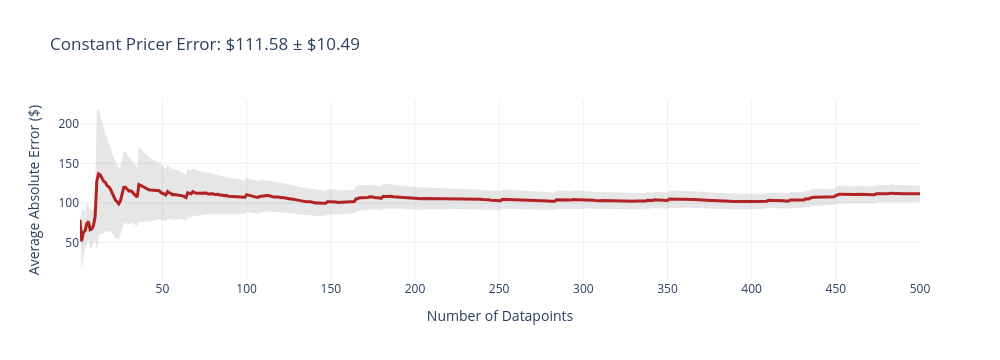
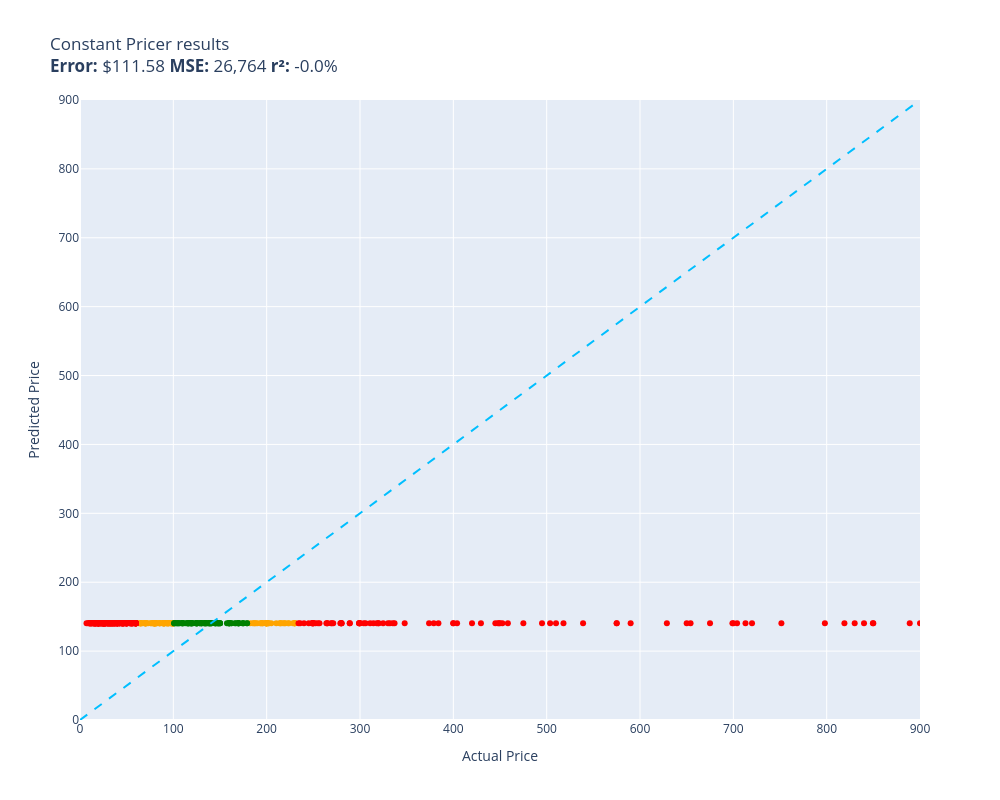

Notebook source saved alongside these figures, in order:
### Code cell
evaluate(constant_pricer, test,size=500)

### Figure 1 — Plotly figure (JSON) as saved in the notebook; plotly's stock layout.template omitted (floating-point values rounded to 4 significant figures; data arrays with more than 128 entries replaced by an {"elided": "..."} marker saying what was removed)
{"data": [{"fill": "toself", "fillcolor": "rgba(128,128,128,0.2)", "hoverinfo": "skip", "line": {"color": "rgba(255,255,255,0)"}, "name": "95% CI", "showlegend": false, "type": "scatter", "x": {"elided": "1000 int values"}, "y": {"elided": "1000 float values"}}, {"customdata": {"elided": "500x1 float values"}, "hovertemplate": "n=%{x}<br>Avg Error=$%{y:,.2f}<br>±95% CI=$%{customdata[0]:,.2f}<extra></extra>", "line": {"color": "firebrick", "width": 3}, "mode": "lines", "name": "Cumulative Avg Error", "type": "scatter", "x": {"elided": "500 int values"}, "y": {"elided": "500 float values"}}], "layout": {"height": 360, "showlegend": false, "title": {"text": "Constant Pricer Error: $111.58 ± $10.49"}, "width": 1000, "xaxis": {"title": {"text": "Number of Datapoints"}}, "yaxis": {"title": {"text": "Average Absolute Error ($)"}}}}

### Figure 2 — Plotly figure (JSON) as saved in the notebook; plotly's stock layout.template omitted (floating-point values rounded to 4 significant figures; data arrays with more than 128 entries replaced by an {"elided": "..."} marker saying what was removed)
{"data": [{"customdata": [["Old Blood Noise Excess V2 Distortion Cho...\nGuess=$140.35 Actual=$219.00"], ["EXMAX NG-10X Fresnel Lens Focusing Adapt...\nGuess=$140.35 Actual=$69.98"], ["RBC12-UPC Replacement Battery Cartridge ...\nGuess=$140.35 Actual=$229.99"], ["ACDelco GM Original Equipment FW339 Fron...\nGuess=$140.35 Actual=$215.33"], ["Panasonic KX-TG6511B DECT 6.0 PLUS Expan...\nGuess=$140.35 Actual=$79.20"], ["GJY Portable TV,10.6 inch Mini TV for AT...\nGuess=$140.35 Actual=$79.36"], ["APS iBoard 6-inch Aluminum (Black Powder...\nGuess=$140.35 Actual=$210.23"], ["HK SYSTEMS 13\" Heavy Duty Black \"Push\" O...\nGuess=$140.35 Actual=$84.95"], ["Aolemi Oil Rubbed Bronze Single Function...\nGuess=$140.35 Actual=$98.65"], ["Clementoni 39132.5 Jigsaw Puzzle 1,000 P...\nGuess=$140.35 Actual=$79.95"], ["KOMPUTERBAY 4GB 2X 2GB DDR2 1066MHz PC2-...\nGuess=$140.35 Actual=$80.34"], ["Travelpro Platinum Elite Slim Business L...\nGuess=$140.35 Actual=$213.83"], ["JRready ST6313 DT Deutsch Connector Kit,...\nGuess=$140.35 Actual=$199.68"], ["15\" Locking Shower Head Extension Arm in...\nGuess=$140.35 Actual=$79.95"], ["Dakota Alert MURS Alert Probe Sensor - M...\nGuess=$140.35 Actual=$219.99"], ["AUTOFREE LED Tail Lights Assembly Compat...\nGuess=$140.35 Actual=$201.99"], ["Evan-Fischer Front Bumper Cover Compatib...\nGuess=$140.35 Actual=$202.38"], ["Webcem Solar Shed Light Outdoor Indoor, ...\nGuess=$140.35 Actual=$77.96"], ["Festool 492370 Platin 2 S1000 Grit 6-Inc...\nGuess=$140.35 Actual=$91.00"], ["DIMARZIO 204284 DP 163FBK Blues Bucker G...\nGuess=$140.35 Actual=$89.99"], ["BESTILL Wall Mounted Shower Faucet Set, ...\nGuess=$140.35 Actual=$76.00"], ["Marvel Legends Series X-Men 6-Inch Archa...\nGuess=$140.35 Actual=$98.95"], ["ANZO USA 111207 GMC SIERRA 99-06 / YUKON...\nGuess=$140.35 Actual=$182.28"], ["Trim Kit for 2-handle Shower & Tub Valve...\nGuess=$140.35 Actual=$94.99"], ["Pioneer 2AM401-BN Two Handle Kitchen Fau...\nGuess=$140.35 Actual=$228.22"], ["4LT LUMINETTE Vanity Opal GLS BSN\nGuess=$140.35 Actual=$99.99"], ["MXR Carbon Copy Deluxe Analog Delay Guit...\nGuess=$140.35 Actual=$195.50"], ["CradlePoint Compact Broadband Router (CB...\nGuess=$140.35 Actual=$89.00"], ["Pyle Wireless Rear View Backup Camera - ...\nGuess=$140.35 Actual=$70.45"], ["Universal Power Group 12V 100Ah Sealed L...\nGuess=$140.35 Actual=$199.99"], ["Auertech Portable Washing Machine, 14lbs...\nGuess=$140.35 Actual=$98.99"], ["Amana Tool - SC587 Carbide Tipped 3-Wing...\nGuess=$140.35 Actual=$71.23"], ["ECCPP Power Steering Pump for 2009-2010 ...\nGuess=$140.35 Actual=$85.48"], ["UPR Mach 1 Chin Spoiler Fits 94-98 Musta...\nGuess=$140.35 Actual=$64.99"], ["SP Air Corporation SP-8102BU 1/4-Inch He...\nGuess=$140.35 Actual=$204.99"], ["Skullcandy Hesh Evo Bluetooth Headphones...\nGuess=$140.35 Actual=$69.99"], ["LCD Screen for Dell Inspiron 17R 17.3\" H...\nGuess=$140.35 Actual=$64.37"], ["Diversitech UC2436-3 Ultralite Condenser...\nGuess=$140.35 Actual=$80.39"], ["4 Inches Rolled Muffler Tip Catback Exha...\nGuess=$140.35 Actual=$193.88"], ["Samsung DA97-07603B Freezer Ice Maker As...\nGuess=$140.35 Actual=$93.02"], ["Intex River Run Connect Lounge (Four)\nGuess=$140.35 Actual=$94.49"], ["Blanco 230966 Valea Stainless Steel Sink...\nGuess=$140.35 Actual=$92.88"], ["KZ ZS10 Pro in Ear Monitor Headphone KZ ...\nGuess=$140.35 Actual=$66.99"], ["Fitness Center Gym Room Weight Train Dua...\nGuess=$140.35 Actual=$99.99"], ["MonMount Triple Monitor Stand Freestandi...\nGuess=$140.35 Actual=$79.99"], ["Pfister LF-529-7AYS Ainsley 1-Handle Pul...\nGuess=$140.35 Actual=$193.20"], ["AIRAID Cold Air Intake System by K&N: In...\nGuess=$140.35 Actual=$199.99"], ["16\" Tiffany Style Blue Stained Glass Art...\nGuess=$140.35 Actual=$190.00"], ["Bessie Bakes Silver Blue Reclaimed Wood ...\nGuess=$140.35 Actual=$64.99"], ["ALLOYWORKS 3 Row All Aluminum Radiator f...\nGuess=$140.35 Actual=$199.00"], ["Hawk HB799F.597 Brake Pad\nGuess=$140.35 Actual=$98.99"], ["Matalde Modern Ceiling Fan with Lights R...\nGuess=$140.35 Actual=$79.99"], ["AKDY RH0475CFL Range Hood, 30 in, Black ...\nGuess=$140.35 Actual=$199.99"], ["Sapphire Radeon HD 5450 1 GB DDR3 HDMI/D...\nGuess=$140.35 Actual=$99.99"], ["Kndko Beverage Refrigerator Cooler - Min...\nGuess=$140.35 Actual=$196.07"], ["Diplomat Excellence A2 Trim Fountain Pen...\nGuess=$140.35 Actual=$195.00"], ["Vox V847-C Wah Pedal\nGuess=$140.35 Actual=$229.99"], ["3D MAXpider Cargo Custom Fit All-Weather...\nGuess=$140.35 Actual=$81.95"], ["VGEBY1 Portal Axles, Red Metal Front Rea...\nGuess=$140.35 Actual=$90.28"], ["Pop! Star Wars: Rancor with Luke & Slave...\nGuess=$140.35 Actual=$89.99"], ["Westinghouse Lighting 7225500 Julien, Mo...\nGuess=$140.35 Actual=$187.09"], ["Palladium Empress Crystal (tm) Glass Fri...\nGuess=$140.35 Actual=$217.53"], ["NI-KDS Fuser Assembly, RM1-6405 for HP P...\nGuess=$140.35 Actual=$94.99"], ["FenchelShades.com Lampshade 6\" Top Diame...\nGuess=$140.35 Actual=$72.99"], ["InkPro Replacement Ink Cartridge PFI-300...\nGuess=$140.35 Actual=$75.99"], ["rolls, 4 A-B Box (MA252)\nGuess=$140.35 Actual=$199.00"], ["Smart Dimmer Switch with Touchscreen, OR...\nGuess=$140.35 Actual=$79.00"], ["ARPENTER 26.6\" LED Bathroom Vanity Light...\nGuess=$140.35 Actual=$89.99"], ["Plantronics W410-M Over-The-Head, Monaur...\nGuess=$140.35 Actual=$199.99"], ["AT&T Airties Air 4921 Smart Wi-Fi Extend...\nGuess=$140.35 Actual=$229.99"], ["FSYAO 20V 1/2 inch cordless impact wrenc...\nGuess=$140.35 Actual=$89.99"], ["Bestem (CBDU-696-BPN-M-F-KIT) Black Carb...\nGuess=$140.35 Actual=$214.85"], ["Emliviar 4-Light Vanity Lights Brushed N...\nGuess=$140.35 Actual=$92.99"], ["PM PERFORMOTOR Chrome Housing Clear Corn...\nGuess=$140.35 Actual=$100.00"], ["Elkay EWF3000 WaterSentry Plus Filter Sy...\nGuess=$140.35 Actual=$99.97"], ["Hudson Pro 23003 18V Lithium Ion Deflato...\nGuess=$140.35 Actual=$99.99"], ["T-Rex Racing Fender Eliminator for Suzuk...\nGuess=$140.35 Actual=$69.95"], ["6-Pack Solar Dark Brown Finish Post Deck...\nGuess=$140.35 Actual=$69.00"], ["NECA Heroes of The Storm - Series 2 Arth...\nGuess=$140.35 Actual=$80.95"], ["HUANUO Upgraded Single Monitor Arm and S...\nGuess=$140.35 Actual=$79.99"], ["KICKER 48CDF104 Comp12 10\" 300w Down Fir...\nGuess=$140.35 Actual=$223.95"], ["RAISING ELECTRONICS Rack Mount DJ 19inch...\nGuess=$140.35 Actual=$62.99"], ["Fuel Gas Pump And Sending Unit for 98-01...\nGuess=$140.35 Actual=$79.95"], ["Baldwin PSSQUCSR190 - Passage Leverset\nGuess=$140.35 Actual=$98.15"], ["DC31-00055G DC31-00055D DC31-00055H OEM ...\nGuess=$140.35 Actual=$69.99"], ["Wood Trick Parisian Carousel Music Box R...\nGuess=$140.35 Actual=$64.90"], ["OHREX N900 GPS Navigation for Truck Rv C...\nGuess=$140.35 Actual=$93.99"], ["Coolpad Tablet 10\" HD Android 10 Tablet,...\nGuess=$140.35 Actual=$99.00"], ["Steiff Classic 1920 Teddy Bear, 14\" - Fo...\nGuess=$140.35 Actual=$201.20"], ["Exotic Electric Guitar Body Blank Wood V...\nGuess=$140.35 Actual=$96.95"], ["KLIM F3 Off-Road Motorcycle Helmet ECE\nGuess=$140.35 Actual=$222.99"], ["Malibu Low Voltage Spotlight 8pk Landsca...\nGuess=$140.35 Actual=$89.79"], ["Kiven Modern Simple Wall lamp Plug in ul...\nGuess=$140.35 Actual=$69.99"], ["Kinesis Freestyle2 Keyboard for PC Kb800...\nGuess=$140.35 Actual=$89.00"], ["A29 Hardware 6 Feet Iron Cremone Bolt fo...\nGuess=$140.35 Actual=$82.00"], ["ANFERSONLIGHT 52-Inch Tropical Fan Light...\nGuess=$140.35 Actual=$229.99"], ["Polaris PRO XP, PRO R & Turbo R RZR Ride...\nGuess=$140.35 Actual=$99.00"], ["APDTY 9551371 Steering Knuckle Compatibl...\nGuess=$140.35 Actual=$199.67"], ["Yeele 20x10ft City Night Dazzling Lightn...\nGuess=$140.35 Actual=$98.99"], ["Panasonic SDR-S26 SD Camcorder (Black)\nGuess=$140.35 Actual=$89.80"], ["RYC AC Compressor and A/C Clutch AIG301 ...\nGuess=$140.35 Actual=$184.99"], ["Wet Works Imaging Customized Pyramex Ful...\nGuess=$140.35 Actual=$64.99"], ["Brock Replacement Passengers Power Side ...\nGuess=$140.35 Actual=$60.62"], ["Battalion Hanger, Bracket, Kit\nGuess=$140.35 Actual=$80.44"], ["HOUSELABELS Compatible DYMO 1744907 Ship...\nGuess=$140.35 Actual=$70.99"], ["Safavieh Lighting Collection Walden Blue...\nGuess=$140.35 Actual=$60.46"], ["Front Buckets Seats, CalTrend DuraPlus S...\nGuess=$140.35 Actual=$188.38"], ["Inchant 3 Holes Widespread Basin Faucet ...\nGuess=$140.35 Actual=$65.99"], ["Ebros Vintage Classic Old Fashioned Big ...\nGuess=$140.35 Actual=$81.99"], ["Progress Lighting P2524-30 AirPro Hugger...\nGuess=$140.35 Actual=$94.36"], ["Rich Dad CASHFLOW Board Game (New Editio...\nGuess=$140.35 Actual=$85.99"], ["Apple USB SuperDrive\nGuess=$140.35 Actual=$77.99"], ["PNY Quadro NVS 420 PCI-Express x 16 with...\nGuess=$140.35 Actual=$199.99"], ["GEARWRENCH Automotive Hand Tools Wrenche...\nGuess=$140.35 Actual=$96.99"], ["Canon 2585A001 52mm Drop-in Circular Pol...\nGuess=$140.35 Actual=$186.50"], ["BandRich BandLuxe P530 LTE Mobile Router...\nGuess=$140.35 Actual=$85.00"], ["PESLIVE CCS Adapter Tesla Supercharger C...\nGuess=$140.35 Actual=$88.13"]], "hovertemplate": "%{customdata[0]}<extra></extra>", "legendgroup": "orange", "marker": {"color": "orange", "size": 6, "symbol": "circle"}, "mode": "markers", "name": "orange", "orientation": "v", "showlegend": true, "type": "scatter", "x": [219.0, 69.98, 230.0, 215.3, 79.2, 79.36, 210.2, 84.95, 98.65, 79.95, 80.34, 213.8, 199.7, 79.95, 220.0, 202.0, 202.4, 77.96, 91.0, 89.99, 76.0, 98.95, 182.3, 94.99, 228.2, 99.99, 195.5, 89.0, 70.45, 200.0, 98.99, 71.23, 85.48, 64.99, 205.0, 69.99, 64.37, 80.39, 193.9, 93.02, 94.49, 92.88, 66.99, 99.99, 79.99, 193.2, 200.0, 190.0, 64.99, 199.0, 98.99, 79.99, 200.0, 99.99, 196.1, 195.0, 230.0, 81.95, 90.28, 89.99, 187.1, 217.5, 94.99, 72.99, 75.99, 199.0, 79.0, 89.99, 200.0, 230.0, 89.99, 214.8, 92.99, 100.0, 99.97, 99.99, 69.95, 69.0, 80.95, 79.99, 223.9, 62.99, 79.95, 98.15, 69.99, 64.9, 93.99, 99.0, 201.2, 96.95, 223.0, 89.79, 69.99, 89.0, 82.0, 230.0, 99.0, 199.7, 98.99, 89.8, 185.0, 64.99, 60.62, 80.44, 70.99, 60.46, 188.4, 65.99, 81.99, 94.36, 85.99, 77.99, 200.0, 96.99, 186.5, 85.0, 88.13], "xaxis": "x", "y": [140.3, 140.3, 140.3, 140.3, 140.3, 140.3, 140.3, 140.3, 140.3, 140.3, 140.3, 140.3, 140.3, 140.3, 140.3, 140.3, 140.3, 140.3, 140.3, 140.3, 140.3, 140.3, 140.3, 140.3, 140.3, 140.3, 140.3, 140.3, 140.3, 140.3, 140.3, 140.3, 140.3, 140.3, 140.3, 140.3, 140.3, 140.3, 140.3, 140.3, 140.3, 140.3, 140.3, 140.3, 140.3, 140.3, 140.3, 140.3, 140.3, 140.3, 140.3, 140.3, 140.3, 140.3, 140.3, 140.3, 140.3, 140.3, 140.3, 140.3, 140.3, 140.3, 140.3, 140.3, 140.3, 140.3, 140.3, 140.3, 140.3, 140.3, 140.3, 140.3, 140.3, 140.3, 140.3, 140.3, 140.3, 140.3, 140.3, 140.3, 140.3, 140.3, 140.3, 140.3, 140.3, 140.3, 140.3, 140.3, 140.3, 140.3, 140.3, 140.3, 140.3, 140.3, 140.3, 140.3, 140.3, 140.3, 140.3, 140.3, 140.3, 140.3, 140.3, 140.3, 140.3, 140.3, 140.3, 140.3, 140.3, 140.3, 140.3, 140.3, 140.3, 140.3, 140.3, 140.3, 140.3], "yaxis": "y"}, {"customdata": [["telpo Headlight Assembly Fit For 15 Camr...\nGuess=$140.35 Actual=$115.99"], ["SuppliesOutlet Compatible Toner Cartridg...\nGuess=$140.35 Actual=$144.29"], ["PEMP E65 E66 CDC Simulate Optical Fiber ...\nGuess=$140.35 Actual=$119.00"], ["Intermatic PX300 12V 300W Transformer wi...\nGuess=$140.35 Actual=$134.00"], ["CORSAIR Dominator Platinum RGB 32GB (2x1...\nGuess=$140.35 Actual=$124.00"], ["SKB iSeries 3i-13096-6KP Case for BlackM...\nGuess=$140.35 Actual=$174.99"], ["GanFindX Portable Car Hand Controls for ...\nGuess=$140.35 Actual=$159.90"], ["Scranton & Co 3 Drawer Mobile File Cabin...\nGuess=$140.35 Actual=$115.35"], ["Wenger City Upgrade Laptop Backpack with...\nGuess=$140.35 Actual=$145.42"], ["3D Tree Hole Branches 075 Stair Risers D...\nGuess=$140.35 Actual=$129.99"], ["Fjallraven, Kanken Laptop 15\" Backpack f...\nGuess=$140.35 Actual=$119.65"], ["Diversitech WG840585 Motor, (Ddb) 1/3Hp,...\nGuess=$140.35 Actual=$134.12"], ["Western Digital Enterprise RE4-GP 2TB SA...\nGuess=$140.35 Actual=$109.95"], ["PM Auto Front Right Quick Complete Strut...\nGuess=$140.35 Actual=$124.94"], ["Dell Optiplex 390 Desktop Computer i3 3....\nGuess=$140.35 Actual=$124.27"], ["Pidoko Kids Train Table, Grey with 90 Pc...\nGuess=$140.35 Actual=$119.97"], ["EMART Photography C Stand with Boom Arm,...\nGuess=$140.35 Actual=$119.99"], ["Grey Pneumatic 1311SD Impact Socket Set\nGuess=$140.35 Actual=$157.43"], ["4pc Wheel Spacers Adapters 4\" (2inch Per...\nGuess=$140.35 Actual=$116.95"], ["Urth 62mm UV, Circular Polarizing (CPL),...\nGuess=$140.35 Actual=$139.00"], ["LSI Broadcom SAS 9300-8i 8-port 12Gb/s S...\nGuess=$140.35 Actual=$118.00"], ["DuraGo 29515020 Front Hub Assembly\nGuess=$140.35 Actual=$128.34"], ["Ibanez M510OVS Acoustic Mandolin in Vint...\nGuess=$140.35 Actual=$169.99"], ["GENUINE VOLVO THERMOSTAT (3.0, 3.2) S60 ...\nGuess=$140.35 Actual=$102.85"], ["Cardone 84-58642 New HEI Electronic Dist...\nGuess=$140.35 Actual=$165.99"], ["18 Inch White Undermount Kitchen Sink - ...\nGuess=$140.35 Actual=$179.00"], ["New Replacement seat cover fits Yamaha M...\nGuess=$140.35 Actual=$138.95"], ["Evan Fischer Radiator Cooling Fan Assemb...\nGuess=$140.35 Actual=$137.34"], ["ROHL WSGUM3018WH Wire Sink Grids, White\nGuess=$140.35 Actual=$128.28"], ["ASUS VY279HE-W 27” 1080P Monitor - White...\nGuess=$140.35 Actual=$138.10"], ["KUNFINE Android Radio CarPlay & Android ...\nGuess=$140.35 Actual=$106.00"], ["StonKraft Brass Chess Board Game Set wit...\nGuess=$140.35 Actual=$140.00"], ["DuraGo BR5330 Front Vented Disc Brake Ro...\nGuess=$140.35 Actual=$101.51"], ["Vinyl Soft Top Roll-up Adjustable Truck ...\nGuess=$140.35 Actual=$148.88"], ["Targus CityGear Durable Backpack, Black,...\nGuess=$140.35 Actual=$133.43"], ["Garmin 010-12402-10 GT15M-TM Transom-Mou...\nGuess=$140.35 Actual=$138.74"], ["Xiaomi Redmi 10 2022 NFC 4G LTE (128GB +...\nGuess=$140.35 Actual=$169.99"], ["PowerMadd 13432 Cobra Clear 17.5\" Tall W...\nGuess=$140.35 Actual=$125.23"], ["Pyle Home Premium New and Improved 4 Zon...\nGuess=$140.35 Actual=$120.99"], ["Print Head Printhead for Zebra ZM400 Bar...\nGuess=$140.35 Actual=$169.99"], ["TRANSTAR 6494 Urethane Flattening Agent ...\nGuess=$140.35 Actual=$109.48"], ["Crosley CR7015A-WA Medley 3-Speed Vinyl ...\nGuess=$140.35 Actual=$130.77"], ["Milwauke Lineman's High-Leverage Ratchet...\nGuess=$140.35 Actual=$135.93"], ["Orange Amplifiers Crush12 12W 1x6 Guitar...\nGuess=$140.35 Actual=$109.00"], ["Beautost Fit for Porsche Macan 2014 2015...\nGuess=$140.35 Actual=$129.99"], ["DIBON AUTO Headlight Assembly Compatible...\nGuess=$140.35 Actual=$140.99"], ["Hellwig 983 EZ Level Helper Spring Kit\nGuess=$140.35 Actual=$174.95"], ["Airaid 450-638 Throttle Body Spacer\nGuess=$140.35 Actual=$147.99"], ["Arlen Ness 18-442 Black Big Sucker Perfo...\nGuess=$140.35 Actual=$161.95"], ["CHEYA Real Carbon Fiber Car Door Sill Sc...\nGuess=$140.35 Actual=$148.00"], ["Wireless HDMI Transmitter and Receiver W...\nGuess=$140.35 Actual=$129.99"], ["TrekPak Dividers for The Pelican 1510. I...\nGuess=$140.35 Actual=$169.00"], ["SAMSUNG SMGRF4287HARS/XAA ASSEMBLY LEVER...\nGuess=$140.35 Actual=$103.79"], ["Grundfos 96693071 Pump MQ Protective Key...\nGuess=$140.35 Actual=$145.09"], ["AKKON - [Smoke LED Combo]Fit 2003-2006 S...\nGuess=$140.35 Actual=$149.99"], ["A-Premium Electric Fuel Pump Module Asse...\nGuess=$140.35 Actual=$115.99"], ["Longacre 52-50483 Digital Shock Inflatio...\nGuess=$140.35 Actual=$125.61"], ["Autoloc Power Accessories 9704 2 Door Re...\nGuess=$140.35 Actual=$147.93"], ["ELITE Bathroom Glass Vessel Sink with Lt...\nGuess=$140.35 Actual=$109.95"], ["Lenovo ThinkCentre M900 Tower Desktop PC...\nGuess=$140.35 Actual=$125.59"], ["ASURION 4 Year Musical Instrument Accide...\nGuess=$140.35 Actual=$149.99"], ["TFCFL Retro Deer Horn Antler Resin Chand...\nGuess=$140.35 Actual=$159.90"], ["For 13-22 Nissan Leaf 16 Inch Painted St...\nGuess=$140.35 Actual=$111.23"], ["WeatherTech All-Weather Floor Mats for H...\nGuess=$140.35 Actual=$124.95"], ["Blum, Compact Blumotion 38N (New Bmn) Hi...\nGuess=$140.35 Actual=$166.96"], ["ADJ Products LED PIXEL 4C LED Pixel Tube...\nGuess=$140.35 Actual=$134.99"], ["Dorman 674-939 Exhaust Manifold Kit - In...\nGuess=$140.35 Actual=$146.46"], ["OTHOWE 6 Inches Running Boards for Compa...\nGuess=$140.35 Actual=$159.99"], ["Giclee Glow Aqua Mosaic 10 1/4\" Wide Min...\nGuess=$140.35 Actual=$149.99"], ["Harmony Audio R69 R65 Factory Speaker Re...\nGuess=$140.35 Actual=$144.95"], ["A/C Compressor fits Toyota Corolla Sdn (...\nGuess=$140.35 Actual=$179.00"], ["Car Floor Mats Full Set Fit for Lexus RX...\nGuess=$140.35 Actual=$116.00"], ["iOptron 8434 StarFi Adaptor (Grey)\nGuess=$140.35 Actual=$100.81"], ["Plantronics 85619-12 Wired Headset, Gray\nGuess=$140.35 Actual=$118.99"], ["Custom Shop - Speed Green - Hot Rod Flat...\nGuess=$140.35 Actual=$100.99"], ["Kichler Avery 33.25\" 4 Light Vanity Ligh...\nGuess=$140.35 Actual=$134.90"], ["FIA SP88-5 BLACK Universal Fit Truck Buc...\nGuess=$140.35 Actual=$140.80"], ["8 Hole Shakuhachi Dongxiao Bamboo Flute ...\nGuess=$140.35 Actual=$159.95"], ["OREDY Pair of 2 Rear Struts & Coil Sprin...\nGuess=$140.35 Actual=$106.88"], ["SKIWAMural Self Adhesive Wallpaper Roll ...\nGuess=$140.35 Actual=$104.88"], ["Sonnet Allegro Pro USB 3.2 Type A PCIe C...\nGuess=$140.35 Actual=$139.99"], ["Lanikai LU-21T Tenor Ukulele\nGuess=$140.35 Actual=$105.00"], ["POP! Funko Television Stranger Things Ma...\nGuess=$140.35 Actual=$162.28"], ["R1 Concepts For 2000-2010 Celica, tC R1 ...\nGuess=$140.35 Actual=$113.52"], ["Modern Table Lamp Metal Glass Dome Shade...\nGuess=$140.35 Actual=$119.00"], ["Giantex Mobile Filing Cabinet 2 Drawers,...\nGuess=$140.35 Actual=$114.99"], ["Dawn LCO470304 Contemporary Colorado Riv...\nGuess=$140.35 Actual=$173.96"], ["RIDGID 41162 377 Precision Non-Ratchetin...\nGuess=$140.35 Actual=$132.74"], ["RESHY High Precision 30kg x 1g Industria...\nGuess=$140.35 Actual=$159.00"], ["maxsun Geforce GTX 1650 4GB Video Gaming...\nGuess=$140.35 Actual=$169.99"]], "hovertemplate": "%{customdata[0]}<extra></extra>", "legendgroup": "green", "marker": {"color": "green", "size": 6, "symbol": "circle"}, "mode": "markers", "name": "green", "orientation": "v", "showlegend": true, "type": "scatter", "x": [116.0, 144.3, 119.0, 134.0, 124.0, 175.0, 159.9, 115.3, 145.4, 130.0, 119.7, 134.1, 110.0, 124.9, 124.3, 120.0, 120.0, 157.4, 117.0, 139.0, 118.0, 128.3, 170.0, 102.8, 166.0, 179.0, 138.9, 137.3, 128.3, 138.1, 106.0, 140.0, 101.5, 148.9, 133.4, 138.7, 170.0, 125.2, 121.0, 170.0, 109.5, 130.8, 135.9, 109.0, 130.0, 141.0, 174.9, 148.0, 161.9, 148.0, 130.0, 169.0, 103.8, 145.1, 150.0, 116.0, 125.6, 147.9, 110.0, 125.6, 150.0, 159.9, 111.2, 125.0, 167.0, 135.0, 146.5, 160.0, 150.0, 144.9, 179.0, 116.0, 100.8, 119.0, 101.0, 134.9, 140.8, 159.9, 106.9, 104.9, 140.0, 105.0, 162.3, 113.5, 119.0, 115.0, 174.0, 132.7, 159.0, 170.0], "xaxis": "x", "y": [140.3, 140.3, 140.3, 140.3, 140.3, 140.3, 140.3, 140.3, 140.3, 140.3, 140.3, 140.3, 140.3, 140.3, 140.3, 140.3, 140.3, 140.3, 140.3, 140.3, 140.3, 140.3, 140.3, 140.3, 140.3, 140.3, 140.3, 140.3, 140.3, 140.3, 140.3, 140.3, 140.3, 140.3, 140.3, 140.3, 140.3, 140.3, 140.3, 140.3, 140.3, 140.3, 140.3, 140.3, 140.3, 140.3, 140.3, 140.3, 140.3, 140.3, 140.3, 140.3, 140.3, 140.3, 140.3, 140.3, 140.3, 140.3, 140.3, 140.3, 140.3, 140.3, 140.3, 140.3, 140.3, 140.3, 140.3, 140.3, 140.3, 140.3, 140.3, 140.3, 140.3, 140.3, 140.3, 140.3, 140.3, 140.3, 140.3, 140.3, 140.3, 140.3, 140.3, 140.3, 140.3, 140.3, 140.3, 140.3, 140.3, 140.3], "yaxis": "y"}, {"customdata": {"elided": "293x1 str values"}, "hovertemplate": "%{customdata[0]}<extra></extra>", "legendgroup": "red", "marker": {"color": "red", "size": 6, "symbol": "circle"}, "mode": "markers", "name": "red", "orientation": "v", "showlegend": true, "type": "scatter", "x": {"elided": "293 float values"}, "xaxis": "x", "y": {"elided": "293 float values"}, "yaxis": "y"}, {"hoverinfo": "skip", "line": {"color": "deepskyblue", "dash": "dash", "width": 2}, "mode": "lines", "name": "y = x", "showlegend": false, "type": "scatter", "x": [0, 900.0], "y": [0, 900.0]}], "layout": {"height": 800, "legend": {"title": {"text": "color"}, "tracegroupgap": 0}, "showlegend": false, "title": {"text": "Constant Pricer results<br><b>Error:</b> $111.58 <b>MSE:</b> 26,764 <b>r²:</b> -0.0%"}, "width": 1000, "xaxis": {"anchor": "y", "domain": [0, 1], "range": [0, 900.0], "title": {"text": "Actual Price"}}, "yaxis": {"anchor": "x", "domain": [0, 1], "range": [0, 900.0], "title": {"text": "Predicted Price"}}}}
